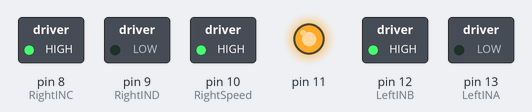
This sketch was run on a simulated Arduino Uno, built with avr-gcc and run on an emulated ATmega328P. Shown: switched loads named in the sketch (green lamp = pin HIGH), output pins drawn as LEDs (lit = HIGH).

Above: at 0.1 s.
Timing chart, 0 to 1.6 s (numbered marks = the images above):
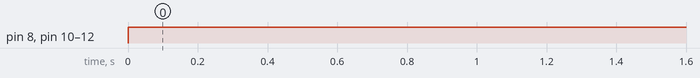

The sketch:

sketch_feb11a.ino
```cpp
//Motor Set-Up
  int LeftINA = 13; // Controls the direction of spin for the left motor
  int LeftINB = 12;
  int LeftSpeed = 11; //ENA Pin - Controls the speed for the right motor, must be on a PWM(~)  pin

  int RightINC = 8; //Controls the directino of spin for the right motor
  int RightIND = 9;
  int RightSpeed = 10; //ENB Pin - Controls the speed for the right motor, must be on a PWM(~) pin

void setup() {
  // put your setup code here, to run once:
  pinMode(LeftINA, OUTPUT);
  pinMode(LeftINB, OUTPUT);
  pinMode(RightINC,  OUTPUT);
  pinMode(RightIND, OUTPUT);

  //(Optional)
  pinMode(11,  OUTPUT);
  pinMode(RightSpeed, OUTPUT);
  //(Optional)
}

void loop() {
  // put your main code here, to run repeatedly:

  //Controlling speed (0  = off and 255 = max speed):
  //(Optional)
  analogWrite(11, 255); //ENA  pin
  analogWrite(RightSpeed, 255);
  //(Optional)

  digitalWrite(LeftINA,  LOW);
  digitalWrite(LeftINB, HIGH);

  digitalWrite(RightINC, HIGH);
  digitalWrite(RightIND, LOW);
  }
```

Measured:
- by itself, pin 8 (RightINC), pin 10 (RightSpeed), pin 11, pin 12 (LeftINB): LOW → HIGH at 0.00 s
